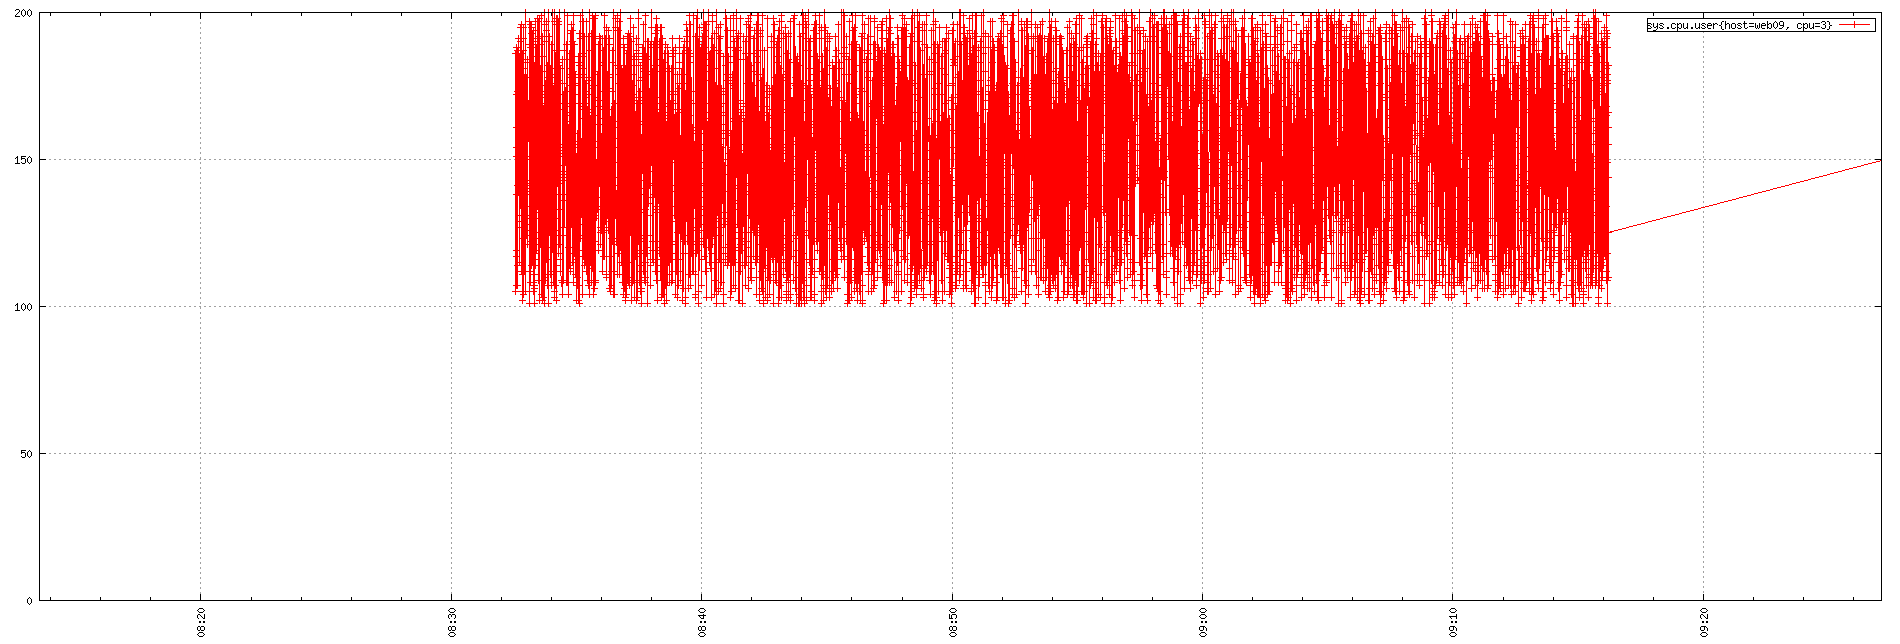

The script that saved this image:
set term png small size 1900,644
set xdata time
set timefmt "%s"
if (GPVAL_VERSION < 4.6) set xtics rotate; else set xtics rotate right
set output "${TMPDIR-'tmp'}/tsd/93df87ae.png"
set xrange ["1673770413":"1673774827"]
set format x "%H:%M"
set grid
set style data linespoint
set key right box
set yrange [0:]
plot  "${TMPDIR-'tmp'}/tsd/93df87ae_0.dat" using 1:2 title "sys.cpu.user{host=web09, cpu=3}"
